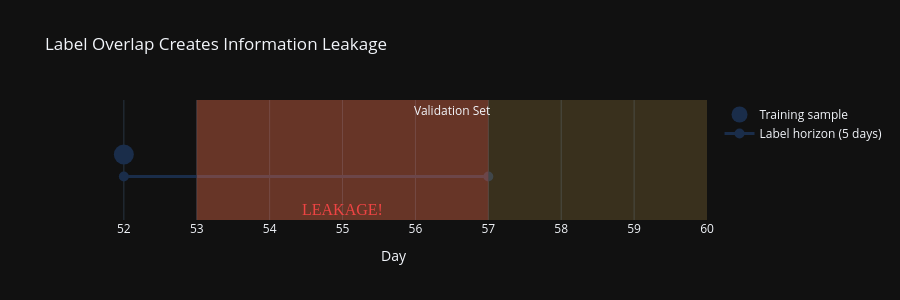

Notebook cell for this chart:
### Markdown cell above
### Visualizing the Overlap Problem

### Code cell
fig = go.Figure()

fig.add_trace(
    go.Scatter(
        x=[52],
        y=[0.5],
        mode="markers",
        marker=dict(size=20, color=COLORS["slate"]),
        name="Training sample",
    )
)
fig.add_trace(
    go.Scatter(
        x=[52, 57],
        y=[0.4, 0.4],
        mode="lines+markers",
        line=dict(color=COLORS["slate"], width=3),
        marker=dict(size=10),
        name="Label horizon (5 days)",
    )
)
fig.add_vrect(x0=53, x1=60, fillcolor=COLORS["amber"], opacity=0.2, line_width=0)
fig.add_annotation(x=56.5, y=0.7, text="Validation Set", showarrow=False, font=dict(size=12))

fig.add_vrect(x0=53, x1=57, fillcolor=COLORS["negative"], opacity=0.25, line_width=0)
fig.add_annotation(
    x=55,
    y=0.25,
    text="LEAKAGE!",
    showarrow=False,
    font=dict(color=COLORS["negative"], size=16, family="Arial Black"),
)

fig.update_layout(
    title="Label Overlap Creates Information Leakage",
    xaxis_title="Day",
    yaxis_visible=False,
    height=300,
    showlegend=True,
)
fig.show()

### Figure 1 — Plotly figure (JSON) as saved in the notebook; plotly's stock layout.template omitted (floating-point values rounded to 4 significant figures)
{"data": [{"marker": {"color": "#1a2d4a", "size": 20}, "mode": "markers", "name": "Training sample", "x": [52], "y": [0.5], "type": "scatter"}, {"line": {"color": "#1a2d4a", "width": 3}, "marker": {"size": 10}, "mode": "lines+markers", "name": "Label horizon (5 days)", "x": [52, 57], "y": [0.4, 0.4], "type": "scatter"}], "layout": {"shapes": [{"fillcolor": "#D4A84B", "line": {"width": 0}, "opacity": 0.2, "type": "rect", "x0": 53, "x1": 60, "xref": "x", "y0": 0, "y1": 1, "yref": "y domain"}, {"fillcolor": "#ef4444", "line": {"width": 0}, "opacity": 0.25, "type": "rect", "x0": 53, "x1": 57, "xref": "x", "y0": 0, "y1": 1, "yref": "y domain"}], "annotations": [{"font": {"size": 12}, "showarrow": false, "text": "Validation Set", "x": 56.5, "y": 0.7}, {"font": {"color": "#ef4444", "family": "Arial Black", "size": 16}, "showarrow": false, "text": "LEAKAGE!", "x": 55, "y": 0.25}], "yaxis": {"visible": false}, "title": {"text": "Label Overlap Creates Information Leakage"}, "xaxis": {"title": {"text": "Day"}}, "height": 300, "showlegend": true}}
